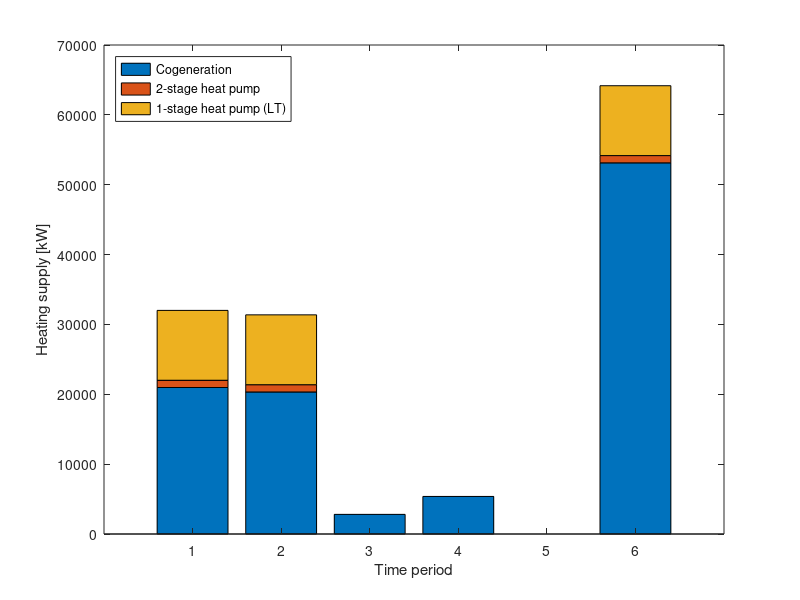

Source code (MATLAB): (Note: this script raises an error after producing the figure.)

function part2_results()
% Generate 4 graphs
heating_supply
capex
E_supply
E_usage
end


function heating_supply()
Q = zeros(6, 3);
cogen = [20970.53	20333.08	2809.99	5377.11	0	53131.81];
twostg = [1039.78	1039.78     0       0       0	1039.78];
onestg = [10000     10000       0       0       0	10000];

for i = 1:6
    Q(i, 1) = cogen(i);
    Q(i, 2) = twostg(i);
    Q(i, 3) = onestg(i);
end

heat_plt = bar(Q, 'stacked')
xlabel('Time period')
ylabel('Heating supply [kW]')
legend('Cogeneration', '2-stage heat pump', '1-stage heat pump (LT)', 'Location', 'northwest');
figExport(12, 8, 'heat_supply')

end

function capex()
costs = [355828.0496 86690.7217 1162149.096 152598.0475];
labels = {'Cogeneration', '2-stage heat pump', '1-stage heat pump', 'PV'};
explode = [1 1 1 1];
capex_plt = pie(costs,explode,'%2.0f%%')
legend(labels, 'Location', 'southwest')

figExport(10, 10, 'capex')
end

function E_supply()
E = zeros(6, 3);
grid = [0	0	8558.09	8032.28	2244.97	0];
cogen = [14978.4	14523.1	2007.06	3840.63	0	37949.9];
PV = [277.28	235.895	1671.95	364.188	401.435	0];

for i = 1:6
    E(i, 1) = grid(i);
    E(i, 2) = cogen(i);
    E(i, 3) = PV(i);
end

E_supply = bar(E, 'stacked')
xlabel('Time period')
ylabel('Electricity supply [kW]')
legend('Grid', 'Cogeneration', 'PV', 'Location', 'northwest');
figExport(12, 8, 'E_supply')


end

function E_usage()
E = zeros(6, 4);
demand = [12237.1	12237.1	12237.1	12237.1	2626.4	12237.1];
onestg = [2069.68	2012.03	0	0	0	2242.62];
twostg = [509.828	509.828	0	0	0	510];
sell = [439.029	0	0	0	0	15968];

for i = 1:6
    E(i, 1) = demand(i);
    E(i, 2) = onestg(i);
    E(i, 3) = twostg(i);
    E(i, 4) = sell(i);
end

E_usage = bar(E, 'stacked')
xlabel('Time period')
ylabel('Electricity usage [kW]')
legend('Campus demand', '1-stage heat pump', '2-stage heat pump', 'Sold to grid', 'Location', 'northwest');
figExport(12, 8, 'E_usage')

end

function figExport(w,h,name)
fig = gcf;
fig.PaperOrientation = 'landscape';
fig.PaperSize = [w h];
fig.PaperPosition = [0 0 w h];
% fig.Renderer = 'Painters'; % for 3D plots
print(gcf, '-dpdf', [pwd '/figures/' name '.pdf']);
end